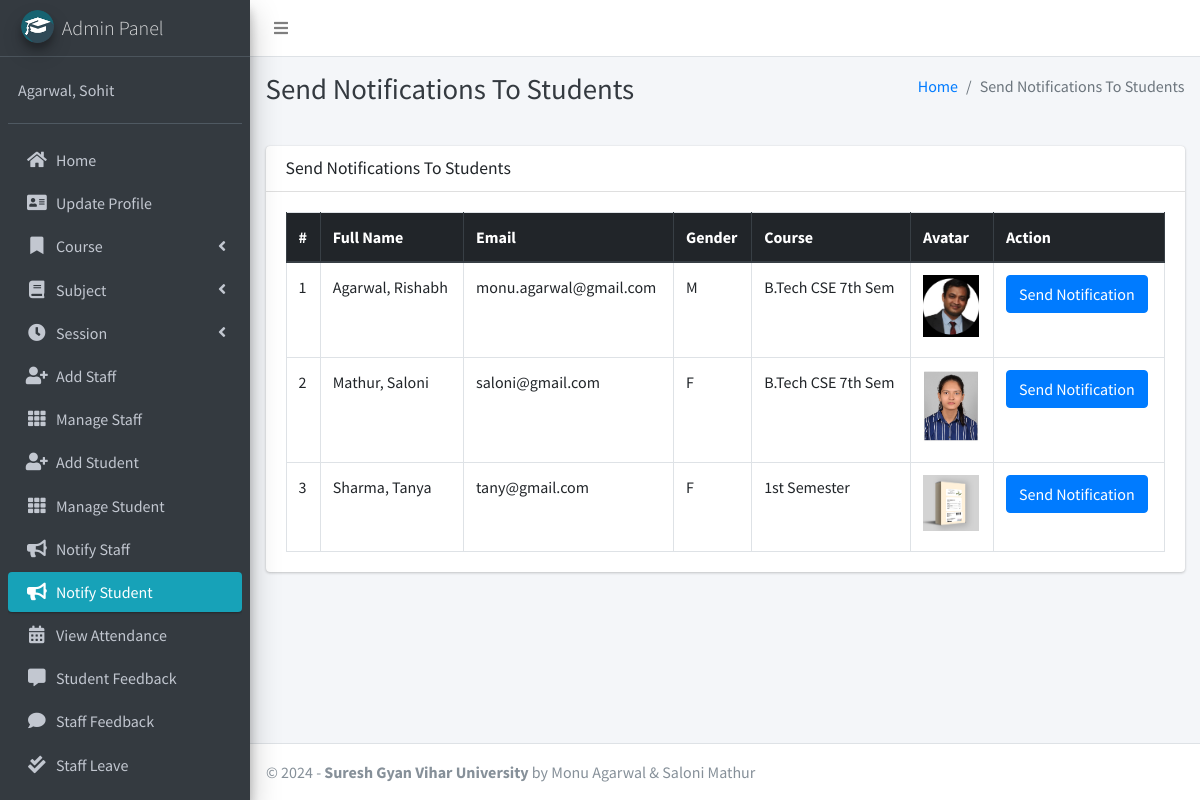
Page /admin_notify_student (signed in) on the committed database.
### main_app/models.py (models this page shows, shortened)
class CustomUser(AbstractUser):
    USER_TYPE = ((1, "HOD"), (2, "Staff"), (3, "Student"))
    GENDER = [("M", "Male"), ("F", "Female")]
    username = None  # Removed username, using email instead
    email = models.EmailField(unique=True)
    user_type = models.CharField(default=1, choices=USER_TYPE, max_length=1)
    gender = models.CharField(max_length=1, choices=GENDER)
    profile_pic = models.ImageField()
    address = models.TextField()
    fcm_token = models.TextField(default="")  # For firebase notifications
    created_at = models.DateTimeField(auto_now_add=True)
    updated_at = models.DateTimeField(auto_now=True)
    USERNAME_FIELD = "email"
    REQUIRED_FIELDS = []
    objects = CustomUserManager()
    def __str__(self):
        return self.last_name + ", " + self.first_name

class Student(models.Model):
    admin = models.OneToOneField(CustomUser, on_delete=models.CASCADE)
    course = models.ForeignKey(Course, on_delete=models.DO_NOTHING, null=True, blank=False)
    session = models.ForeignKey(Session, on_delete=models.DO_NOTHING, null=True)

class Course(models.Model):
    name = models.CharField(max_length=120)
    created_at = models.DateTimeField(auto_now_add=True)
    updated_at = models.DateTimeField(auto_now=True)

### main_app/hod_views.py (the view)
# urls.py: path("admin_notify_student", hod_views.admin_notify_student,
def admin_notify_student(request):
    student = CustomUser.objects.filter(user_type=3)
    context = {
        'page_title': "Send Notifications To Students",
        'students': student
    }
    return render(request, "hod_template/student_notification.html", context)

### main_app/templates/hod_template/student_notification.html (shortened to what this page needs)
{% extends 'main_app/base.html' %}
{% load static %}
{% block page_title %}{{page_title}}{% endblock page_title %}
{% block content %}
<section class="content">
    <div class="container-fluid">
        <div class="row">
            <div class="col-md-12">
                <div class="card">
                    <div class="card-header">
                        <h3 class="card-title">{{page_title}}</h3>
                    </div>
                    <div class="card-body">
                        <table id="example2" class="table table-bordered table-hover">
                            <thead class="thead-dark">
                                <tr>
                                    <th>#</th>
                                    <th>Full Name</th>
                                    <th>Email</th>
                                    <th>Gender</th>
                                    <th>Course</th>
                                    <th>Avatar</th>
                                    <th>Action</th>
                                </tr>
                            </thead>
                            <tbody>
                                {% for student in students %}
                                <tr>
                                    <td>{{ forloop.counter }}</td>
                                    <td>{{student.last_name}}, {{student.first_name}}</td>
                                    <td>{{student.email}}</td>
                                    <td>{{student.gender}}</td>
                                    <td>{{student.student.course.name}}</td>
                                    <td>
                                        {% if student.profile_pic == ""  %}
                                        No Image
                                        {% else %}
                                        <img class="img img-fluid mb-2" height="56" width="56"
                                            src="{{student.profile_pic}}" alt="">
                                        {% endif %}
                                    </td>
                                    <td><button data-toggle = "modal" data-target = "#myModal"class="btn btn-primary show_notification" value="{{student.id}}">Send Notification</button>
                                    </td>
                                </tr>
                                {% endfor %}
                            </tbody>
                        </table>
                    </div>
                </div>
            </div>
        </div>
    </div>
</section>
{% endblock content %}

### main_app/templates/main_app/base.html (shortened to what this page needs)
{% load static %}
<!DOCTYPE html>
<html>
<head>
    <link rel="stylesheet" href="{% static 'plugins/fontawesome-free/css/all.min.css'%} ">
    <link rel="stylesheet" href="https://code.ionicframework.com/ionicons/2.0.1/css/ionicons.min.css">
    <link rel="stylesheet"
        href="{% static 'plugins/tempusdominus-bootstrap-4/css/tempusdominus-bootstrap-4.min.css'%} ">
    <link rel="stylesheet" href="{% static 'plugins/icheck-bootstrap/icheck-bootstrap.min.css'%} ">
    <link rel="stylesheet" href="{% static 'dist/css/adminlte.min.css'%} ">
    <link rel="stylesheet" href="{% static 'plugins/overlayScrollbars/css/OverlayScrollbars.min.css'%} ">
    <link rel="stylesheet" href="{% static 'plugins/daterangepicker/daterangepicker.css'%} ">
</head>
<body class="hold-transition sidebar-mini layout-fixed">
    <div class="wrapper">
        <nav class="main-header navbar navbar-expand navbar-white navbar-light">
            <ul class="navbar-nav">
                <li class="nav-item">
                    <a class="nav-link" data-widget="pushmenu" href="#"><i class="fas fa-bars"></i></a>
                </li>
            </ul>
        </nav>
        {% include "main_app/sidebar_template.html" with user=user %}
        <div class="content-wrapper">
            <div class="content-header">
                <div class="container-fluid">
                    <div class="row mb-2">
                        <div class="col-sm-6">
                            <h1 class="m-0 text-dark">{% block page_title %}{% endblock page_title %}</h1>
                        </div>
                        <div class="col-sm-6">
                            <ol class="breadcrumb float-sm-right">
                                <li class="breadcrumb-item"><a href="#">Home</a></li>
                                <li class="breadcrumb-item active">{{ page_title }}</li>
                            </ol>
                        </div>
                    </div>
                </div>
            </div>
<section class="content">
    <div class="container-fluid">
        <div class="row">
            <div class="col-md-12">
            </div></div></div></section>
            {% block content %}
            {% endblock content %}
        </div>
        {% include "main_app/footer.html" %}
    </div>
</body>
</html>

### main_app/templates/main_app/sidebar_template.html (shortened to what this page needs)
{% load static %}
<aside class="main-sidebar sidebar-dark-info elevation-4">
    {% if request.user.user_type == '1' %}
    <a href="{% url 'admin_home' %}" class="brand-link">
        <img src="{% static 'dist/img/cmsl.png' %} " alt="AdminLTE Logo"
            class="brand-image img-circle elevation-3" >
        <span class="brand-text font-weight-light">Admin Panel</span>
    </a>
    <div class="sidebar">
        <div class="user-panel mt-3 pb-3 mb-3 d-flex">
            <div class="info">
                <a href="#" class="d-block">{{user}}</a>
            </div>
        </div>
        <nav class="mt-2">
            <ul class="nav nav-pills nav-sidebar flex-column" data-widget="treeview" role="menu" data-accordion="false">
                <li class="nav-item">
                    {% url 'admin_home' as admin_home %}
                    <a href="{{admin_home}}" class="nav-link {% if admin_home == request.path %} active {% endif %}">
                        <i class="nav-icon fas fa-home"></i>
                        <p>
                            Home
                        </p>
                    </a>
                </li>
                <li class="nav-item">
                    {% url 'admin_view_profile' as admin_view_profile %}
                    <a href="{{admin_view_profile}}"
                        class="nav-link {% if admin_view_profile == request.path %} active {% endif %}">
                        <i class="nav-icon fas fa-address-card"></i>
                        <p>
                            Update Profile
                        </p>
                    </a>
                </li>
                <li class="nav-item has-treeview">
                    <a href="#" class="nav-link">
                        <i class="nav-icon fas fa-bookmark"></i>
                        <p>
                            Course
                            <i class="fas fa-angle-left right"></i>
                        </p>
                    </a>
                </li>
                <li class="nav-item has-treeview">
                    <a href="#" class="nav-link">
                        <i class="nav-icon fas fa-book"></i>
                        <p>
                            Subject
                            <i class="fas fa-angle-left right"></i>
                        </p>
                    </a>
                </li>
                <li class="nav-item has-treeview">
                    <a href="#" class="nav-link">
                        <i class="nav-icon fas fa-clock"></i>
                        <p>
                            Session
                            <i class="fas fa-angle-left right"></i>
                        </p>
                    </a>
                </li>
                <li class="nav-item">
                    {% url 'add_staff' as add_staff %}
                    <a href="{{add_staff}}" class="nav-link {% if add_staff == request.path %} active {% endif %}">
                        <i class="nav-icon fas fa-user-plus"></i>
                        <p>
                            Add Staff
                        </p>
                    </a>
                </li>
                <li class="nav-item">
                    {% url 'manage_staff' as manage_staff %}
                    {% url 'edit_staff' staff_id as edit_staff %}
                    <a href="{{manage_staff}}"
                        class="nav-link {% if manage_staff == request.path or request.path == edit_staff %} active {% endif %}">
                        <i class="nav-icon fas fa-th"></i>
                        <p>
                            Manage Staff
                        </p>
                    </a>
                </li>
                <li class="nav-item">
                    {% url 'add_student' as add_student%}
                    <a href="{{add_student}}" class="nav-link  {% if add_student == request.path %} active {% endif %}">
                        <i class="nav-icon fas fa-user-plus"></i>
                        <p>
                            Add Student
                        </p>
                    </a>
                </li>
                <li class="nav-item">
                    {% url 'manage_student' as manage_student %}
                    {% url 'edit_student' student_id as edit_student %}
                    <a href="{{manage_student}}"
                        class="nav-link  {% if edit_student == request.path or manage_student == request.path %} active {% endif %}">
                        <i class="nav-icon fas fa-th"></i>
                        <p>
                            Manage Student
                        </p>
                    </a>
                </li>
                <li class="nav-item">
                    {% url 'admin_notify_staff' as admin_notify_staff %}
                    <a href="{{admin_notify_staff}}"
                        class="nav-link {% if admin_notify_staff == request.path %} active {% endif %}">
                        <i class="nav-icon fas fa-bullhorn"></i>
                        <p>
                            Notify Staff
                        </p>
                    </a>
                </li>
                <li class="nav-item">
                    {% url 'admin_notify_student' as admin_notify_student %}
                    <a href="{{admin_notify_student}}"
                        class="nav-link {% if admin_notify_student == request.path %} active {% endif %}">
                        <i class="nav-icon fas fa-bullhorn"></i>
                        <p>
                            Notify Student
                        </p>
                    </a>
                </li>
                <li class="nav-item">
                    {% url 'admin_view_attendance' as admin_view_attendance %}
                <li class="nav-item">
                    <a href="{{admin_view_attendance}}"
                        class="nav-link  {% if admin_view_attendance == request.path %} active {% endif %}">
                        <i class="nav-icon fas fa-calendar-alt"></i>
                        <p>
                            View Attendance
                        </p>
                    </a>
                </li>
                <li class="nav-item">
                    {% url 'student_feedback_message' as student_feedback_message %}
                    <a href="{{ student_feedback_message }}"
                        class="nav-link  {% if student_feedback_message == request.path %} active {% endif %}">
                        <i class="nav-icon fas fa-comment-alt"></i>
                        <p>
                            Student Feedback
                        </p>
                    </a>
                </li>
                <li class="nav-item">
                    {% url 'staff_feedback_message' as staff_feedback_message %}
                    <a href="{{staff_feedback_message}}"
                        class="nav-link   {% if staff_feedback_message == request.path %} active {% endif %}">
                        <i class="nav-icon fas fa-comment"></i>
                        <p>
                            Staff Feedback
                        </p>
                    </a>
                </li>
                <li class="nav-item">
                    {% url 'view_staff_leave' as view_staff_leave %}
                    <a href="{{view_staff_leave}}"
                        class="nav-link  {% if view_staff_leave == request.path %} active {% endif %}">
                        <i class="nav-icon fas fa-check-double"></i>
                        <p>
                            Staff Leave
                        </p>
                    </a>
                </li>
                <li class="nav-item">
                    {% url 'view_student_leave' as view_student_leave %}
                    <a href="{% url 'view_student_leave' %}"
                        class="nav-link  {% if view_student_leave == request.path %} active {% endif %}">
                    </a>
                </li>
                                        {% endif %}
                                    </ul>
                                </nav>
                            </div>
</aside>

### main_app/templates/main_app/footer.html
<footer class="main-footer">
    &copy; {% now "Y" %} - <strong>Suresh Gyan Vihar University</strong>
    by Monu Agarwal & Saloni Mathur
</footer>

### rows in the picture
CustomUser: last_name+first_name "Agarwal, Sohit"
CustomUser: last_name "Agarwal", first_name "Rishabh", email "monu.agarwal@gmail.com", gender "M", student.course.name "B.Tech CSE 7th Sem", profile_pic (picture)
CustomUser: last_name "Mathur", first_name "Saloni", email "saloni@gmail.com", gender "F", student.course.name "B.Tech CSE 7th Sem", profile_pic (picture)
CustomUser: last_name "Sharma", first_name "Tanya", email "tany@gmail.com", gender "F", student.course.name "1st Semester", profile_pic (picture)

### other values in the picture
{{ page_title }} "Send Notifications To Students"
